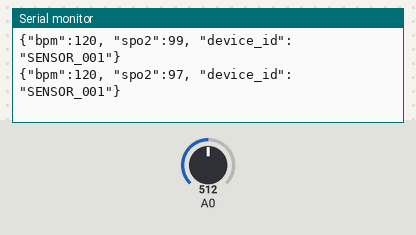
Recording of a sketch running on a simulated Arduino Uno, built with avr-gcc and run on an emulated ATmega328P. Shown: the last lines printed to the serial monitor. Inputs (shaded band) come from the test bench; at power-on: A0 = 512. Random numbers use the default seed unless the sketch sets one.

Above: at 1.8 s.
1.9 s: A0 set to 716
At 2.8 s:
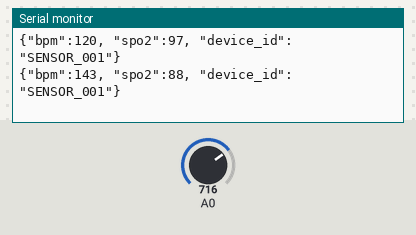
3.4 s: A0 set to 900
At 4.6 s:
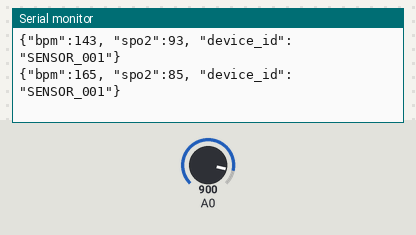
Timing chart, 0 to 6.4 s (numbered marks = the images above; inputs shaded):
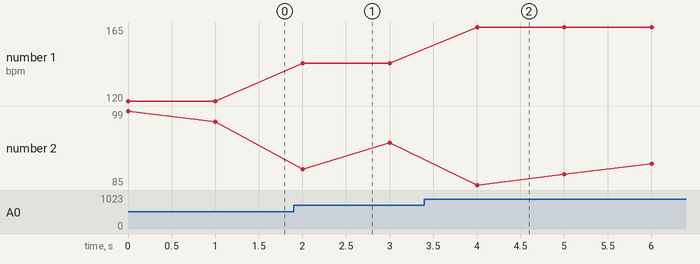

Measured:
- after the input at 1.9 s, the serial monitor: prints a new line after 0.10 s (image 1)
- after the input at 3.4 s, the serial monitor: prints a new line after 0.60 s (image 2)
- plotted number 1: 120 → 143 after the input at 1.9 s, 143 → 165 after the input at 3.4 s
- plotted number 2: 97 → 93 after the input at 1.9 s

The sketch:

sensor.ino
```cpp
void setup() {
  // Start Serial communication at 9600 baud
  Serial.begin(9600);
}

void loop() {
  // 1. Read the knob value (0 to 1023)
  int sensorValue = analogRead(A0);

  // 2. Map it to a realistic Heart Rate (60 to 180 BPM)
  // This lets you "simulate" a heart attack by turning the knob!
  int heartRate = map(sensorValue, 0, 1023, 60, 180);

  // 3. Generate fake SpO2 (Oxygen) data based on heart rate
  // If HR is high, drop oxygen slightly to make it realistic
  int spo2 = (heartRate > 120) ? random(85, 95) : random(96, 100);

  // 4. Create the JSON string
  // Format: {"bpm": 72, "spo2": 98, "device_id": "SENSOR_001"}
  Serial.print("{\"bpm\":");
  Serial.print(heartRate);
  Serial.print(", \"spo2\":");
  Serial.print(spo2);
  Serial.println(", \"device_id\": \"SENSOR_001\"}");

  // 5. Wait 1 second before next beat
  delay(1000);
}
```
